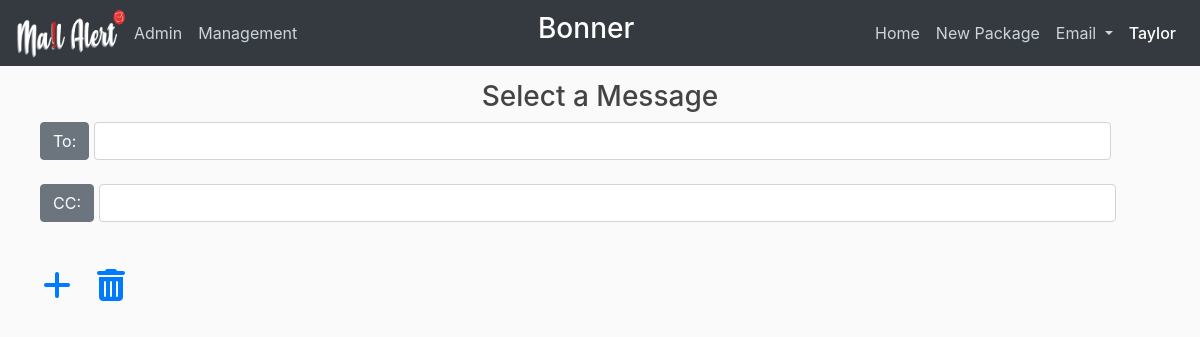
Before: /composeEmail (signed in) with the older database file.
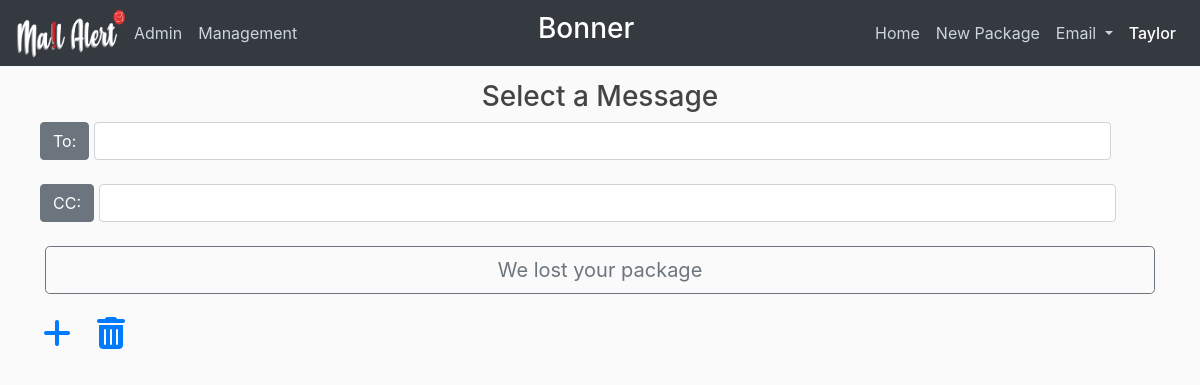
After: the same page with the newer database file.
### mailalert/models.py (models this page shows, shortened)
class Message(db.Model):
    id = db.Column(db.Integer, primary_key=True)
    content = db.Column(db.String(255), unique=True, nullable=False)
    sent_mail = db.relationship('SentMail', backref='message')

### mailalert/main/routes.py (the view, shortened to what this page needs)
@main.route("/composeEmail", methods=['GET', 'POST'])
@login_required
def compose_email():
    cc_recipients = ""
    composeEmailForm = ComposeEmailForm()
    createMessageForm = CreateMessageForm()
    messages = Message.query.all()
    return render_template('composeEmail.html', title="Compose Email", composeEmailForm=composeEmailForm,
                           createMessageForm=createMessageForm, messages=messages)

### mailalert/main/forms.py
class ComposeEmailForm(FlaskForm):
    recipient_email = StringField(
        'Email', validators=[DataRequired(), Email()])
    cc_recipient = StringField('Email')
    compose_submit = SubmitField('Send')

class CreateMessageForm(FlaskForm):
    new_message = TextAreaField('New Message', validators=[Length(
        min=10, message='This message is not long enough')])
    create_submit = SubmitField('Create')

### mailalert/models.py (called while the page is built)
@login_manager.user_loader
def load_user(id):
    return Employee.query.get(int(id))

    def is_admin(self):
        return self.access == 'Admin'

    def allowed(self, access_level):
        return ACCESS[self.access] >= ACCESS[access_level]

### mailalert/templates/composeEmail.html (shortened to what this page needs)
{% extends "layout_with_navbar.html" %}
{%block content %}
<h3 class="text-center">Select a Message</h3>
<form method='POST'>
    <div class="form-row mb-3">
        <label for="to" class="btn btn-secondary">To:</label>
        <div class="col-10 col-sm-11">
            {% if composeEmailForm.recipient_email.errors %}
                {{ composeEmailForm.recipient_email(class="form-control form-control-md is-invalid") }}
                <div class="invalid-feedback">
                    {% for error in composeEmailForm.recipient_email.errors %}
                        <span>{{ error }}</span>
                    {% endfor %}
                </div>
            {% else %}
                {{ composeEmailForm.recipient_email(class="form-control form-control-md") }}
            {% endif %}
        </div>
    </div>
    <div class="form-row mb-3">
        <label for="cc" class="btn btn-secondary">CC:</label>
        <div class="col-10 col-sm-11">
            {% if composeEmailForm.cc_recipient.errors %}
                {{ composeEmailForm.cc_recipient(class="form-control form-control-md is-invalid") }}
                <div class="invalid-feedback">
                    {% for error in composeEmailForm.cc_recipient.errors %}
                        <span>{{ error }}</span>
                    {% endfor %}
                </div>
            {% else %}
                {{ composeEmailForm.cc_recipient(class="form-control form-control-md") }}
            {% endif %}
        </div>
    </div>
    <div class="btn-group-toggle" data-toggle="buttons">
        {% for message in messages %}
            <label class="btn btn-outline-secondary btn-lg btn-block" style="white-space:normal;">
                <input type="radio" name="options" id="option{{ message.id }}" value="{{ message.id }}"> {{ message.content }}
            </label>
        {% endfor %}
    </div>
    <div class="row">
        {% if current_user.allowed('Building Director') %}
            <a class="btn edit mt-3" data-toggle="modal" data-target="#newMessageModal" href="">
                <i class="fas fa-plus fa-2x"></i>
            </a>
            <a class="btn edit mt-3" name="deleteMessage" data-toggle="modal" data-target="#deleteMessageModal" href="">
                <i class="fas fa-trash-alt fa-2x"></i>
            </a>
        {% endif %}
        <div class="mt-3 offset-lg-10 offset-md-8">
        </div>
    </div>
</form>
{% endblock %}

Changed rows visible on the page:
added Message: content "We lost your package"
